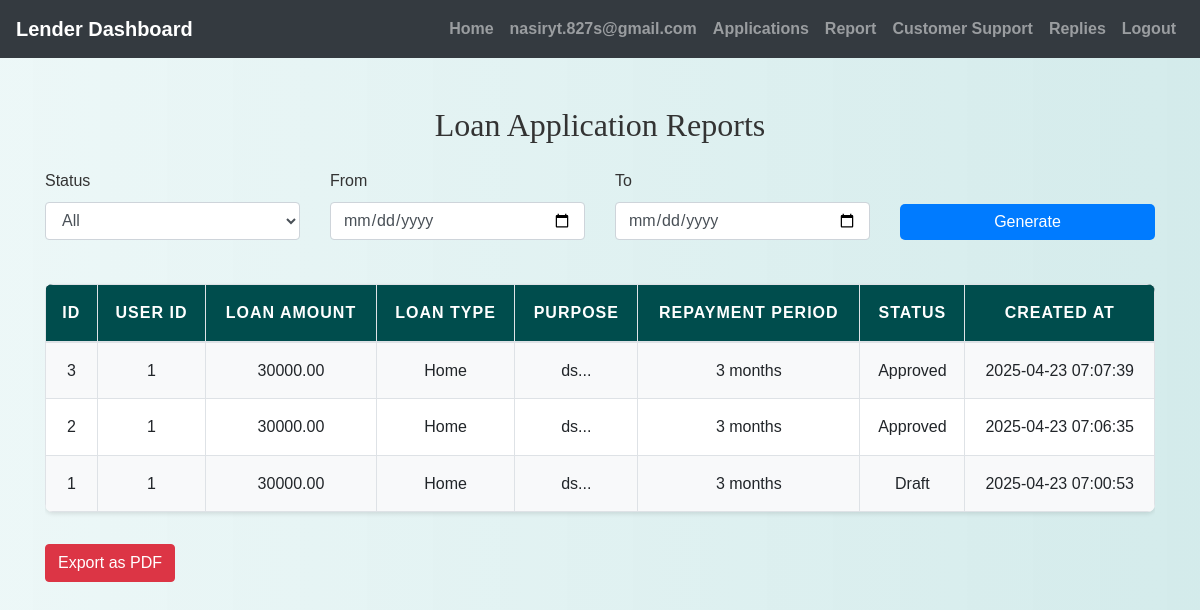
/lender/reports.php (signed in), run on the app's committed database.
### tables this page shows
CREATE TABLE `loan_applications` (
  `id` int(11) NOT NULL,
  `user_id` int(11) NOT NULL,
  `loan_amount` decimal(10,2) NOT NULL,
  `loan_type` varchar(255) NOT NULL,
  `purpose` text NOT NULL,
  `repayment_period` int(11) NOT NULL,
  `proof_of_income` varchar(255) NOT NULL,
  `proof_of_identification` varchar(255) NOT NULL,
  `credit_history` varchar(255) NOT NULL,
  `application_status` enum('submitted','under_review','approved','rejected','partially_completed','draft') DEFAULT 'submitted',
  `created_at` timestamp NOT NULL DEFAULT current_timestamp(),
  `updated_at` timestamp NOT NULL DEFAULT current_timestamp() ON UPDATE current_timestamp(),
  `review` text NOT NULL DEFAULT ''
);

### lender/reports.php (the view, shortened to what this page needs)
<?php
include('config.php');
$where = "1";
$query = "SELECT * FROM loan_applications WHERE $where ORDER BY created_at DESC";
$result = mysqli_query($conn, $query);
?>
<!DOCTYPE html>
<html>
<head>
    <link rel="stylesheet" href="https://stackpath.bootstrapcdn.com/bootstrap/4.3.1/css/bootstrap.min.css">
    <link rel="stylesheet" href="../css/style.css">
</head>
<body>
<?php include('navbar.php'); ?>
<div class="container mt-5">
    <h2 class="text-center mb-4">Loan Application Reports</h2>
    <form method="POST" class="row g-3 mb-4">
        <div class="col-md-3">
            <label>Status</label>
            <select name="status" class="form-control">
                <option value="">All</option>
            </select>
        </div>
        <div class="col-md-3">
            <label>From</label>
            <input type="date" name="from" class="form-control">
        </div>
        <div class="col-md-3">
            <label>To</label>
            <input type="date" name="to" class="form-control">
        </div>
        <div class="col-md-3 d-flex align-items-end">
            <button type="submit" class="btn btn-primary w-100">Generate</button>
        </div>
    </form>
    <div class="table-responsive">
        <table class="table table-bordered" id="reportTable">
            <thead class="table-dark">
                <tr>
                    <th>ID</th>
                    <th>User ID</th>
                    <th>Loan Amount</th>
                    <th>Loan Type</th>
                    <th>Purpose</th>
                    <th>Repayment Period</th>
                    <th>Status</th>
                    <th>Created At</th>
                </tr>
            </thead>
            <tbody>
                <?php while ($row = mysqli_fetch_assoc($result)) { ?>
                    <tr>
                        <td><?= $row['id'] ?></td>
                        <td><?= $row['user_id'] ?></td>
                        <td><?= $row['loan_amount'] ?></td>
                        <td><?= $row['loan_type'] ?></td>
                        <td><?= htmlspecialchars(substr($row['purpose'], 0, 30)) . '...' ?></td>
                        <td><?= $row['repayment_period'] ?> months</td>
                        <td><?= ucfirst(str_replace('_', ' ', $row['application_status'])) ?></td>
                        <td><?= $row['created_at'] ?></td>
                    </tr>
                <?php } ?>
            </tbody>
        </table>
    </div>
    <button onclick="downloadPDF()" class="btn btn-danger mt-3">Export as PDF</button>
</div>
</body>
</html>

### css/style.css (style rules this page uses)
body { background: linear-gradient(90deg, rgba(233, 246, 246, 0.831), rgba(207, 233, 233, 0.9)); font-family: 'Arial', sans-serif; color: #333; line-height: 1.6; }
h1, h2, h3, h4 { text-align: center; margin-top: 30px; margin-bottom: 30px; font-family: 'Georgia', serif; }
.container { margin-bottom: 40px; }
.table { width: 100%; border-collapse: collapse; margin-top: 20px; font-size: 16px; background-color: #ffffff; border-radius: 8px; overflow: hidden; box-shadow: 0 2px 4px rgba(0, 0, 0, 0.1); }
.table th, .table td { padding: 15px; border: 1px solid #dee2e6; text-align: center; }
.table thead th { background-color: #004d4d; color: white; font-weight: bold; text-transform: uppercase; letter-spacing: 1px; }
.table tbody tr:nth-child(odd) { background-color: #f8f9fa; }
.btn-primary { color: #fff; border: none; border-radius: 5px; cursor: pointer; transition: background-color 0.3s ease; }

### data on the page
loan_applications: id "3", user "1", loan_amount "30000.00", loan_type "Home", purpose "ds", repayment_period "3", application_status "Approved", created_at "2025-04-23 07:07:39"
loan_applications: id "2", user "1", loan_amount "30000.00", loan_type "Home", purpose "ds", repayment_period "3", application_status "Approved", created_at "2025-04-23 07:06:35"
loan_applications: id "1", user "1", loan_amount "30000.00", loan_type "Home", purpose "ds", repayment_period "3", application_status "Draft", created_at "2025-04-23 07:00:53"

### other printed values
$_SESSION["email"] "nasiryt.827s@gmail.com"
